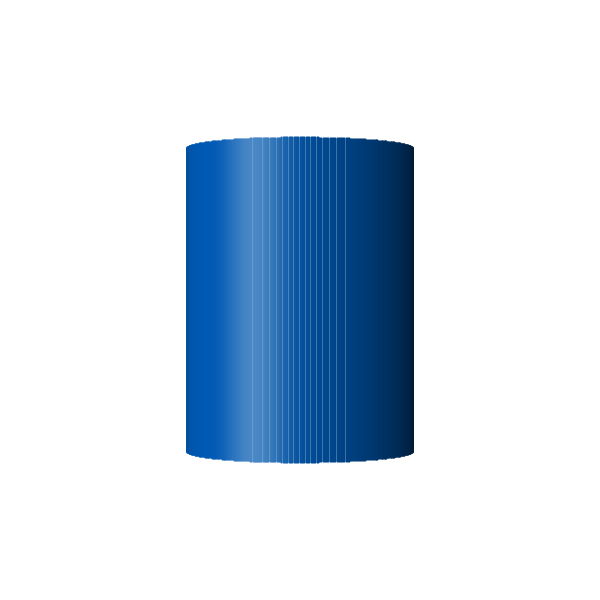
Frame 1 (no input)
Frame 60 (the mouse pressed at the canvas centre just before this capture): identical to frame 1, image omitted
Frame 120 (the mouse held since frame 60 and released just before this capture): identical to frame 1, image omitted

The Processing sketch that drew this single still picture (run headless with seeded random() and noise(); from frame 60 on, the mouse is pressed at the canvas centre):

// Processing sketch: processing_63496
// ── processing_63496.pde

//円柱の半径
float r = 150;
//円柱の高さ
float h = 400;

//光線のベクトル
PVector lV = new PVector(1,0,1);

//円柱の中心のZ座標
int pZ = 2000;
//スクリーンのZ座標
int sZ = 1500;

//視線ベクトル
PVector eV = new PVector(0,0,1);

void setup(){
  size(600,600);
}


void draw(){
  background(255,255,255);
  stroke(60);
  strokeWeight(2);
  
  translate(width/2,height/2);
  
  lV.normalize();

  //光線ベクトルの逆向きのベクトル
  PVector lVRev = new PVector(0,0,0);
  lVRev.sub(lV);
  
  //視線ベクトルの逆向きのベクトル
  PVector eVRev = new PVector(0,0,0);
  eVRev.sub(eV);
  eVRev.normalize();
  
  //tがπラジアン(180°)まで繰り返し
  //Y軸と平行な線を繰り返し描くことで円柱を描画
  float t;
  for(t=0;t<=PI;t+=0.01){
    //X座標を計算
    float x = r * cos(-t);
    
    //Y座標を計算(線の始点、終点)
    float yt = -h/2;
    float yb = h/2;
    
    //Z座標を計算
    float z = pZ + r * sin(-t); 
    
    //投影後の座標を計算
    float px = x * (float)sZ / z;
    
    float pyt = yt * (float)sZ / z;
    float pyb = yb * (float)sZ / z;
    
    
    //拡散反射光の強さ
    float d;
    //鏡面反射光の強さ
    float s;
    
    //法線ベクトルを計算
    //Y軸に平行な円柱なので、中心から円柱表面へ向かうXZ平面に平行なベクトルが法線の方向と一致する
    PVector n = new PVector(x,0,z - pZ);
    n.normalize();    
    
    //拡散反射光を計算
    d = n.dot(lVRev);
    
    //光線の鏡面反射ベクトルを計算
    PVector refVec = new PVector(0,0,0);
    refVec.set(lV);
    n.mult(d*2);
    refVec.add(n);
    
    //鏡面反射光を計算
    s = refVec.dot(eVRev);
    if(s < 0) s = 0;
       
    //環境光を設定
    int a = 100;

    //物体の色を計算して円柱を描画(環境光＋拡散反射光)
    float dColor;
    dColor = a + d * 80;
    stroke(0,dColor/2,dColor);
    line(px,pyt,px,pyb);
    //鏡面反射光を白色の光として計算
    //強いほど不透明度を高くし、重ねて描画
    stroke(255,pow(s,7)*80);
    line(px,pyt,px,pyb);
  }  
}
